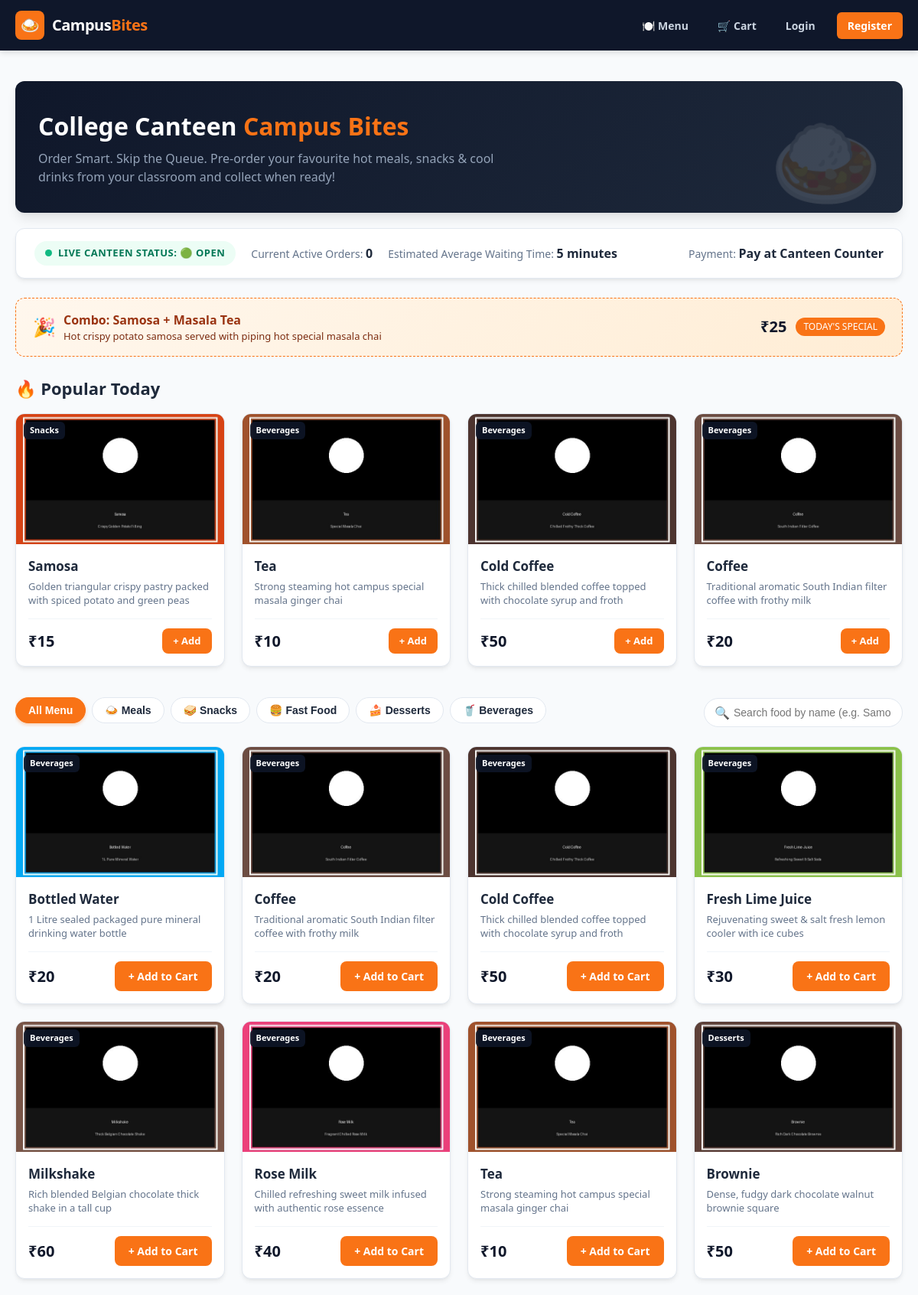
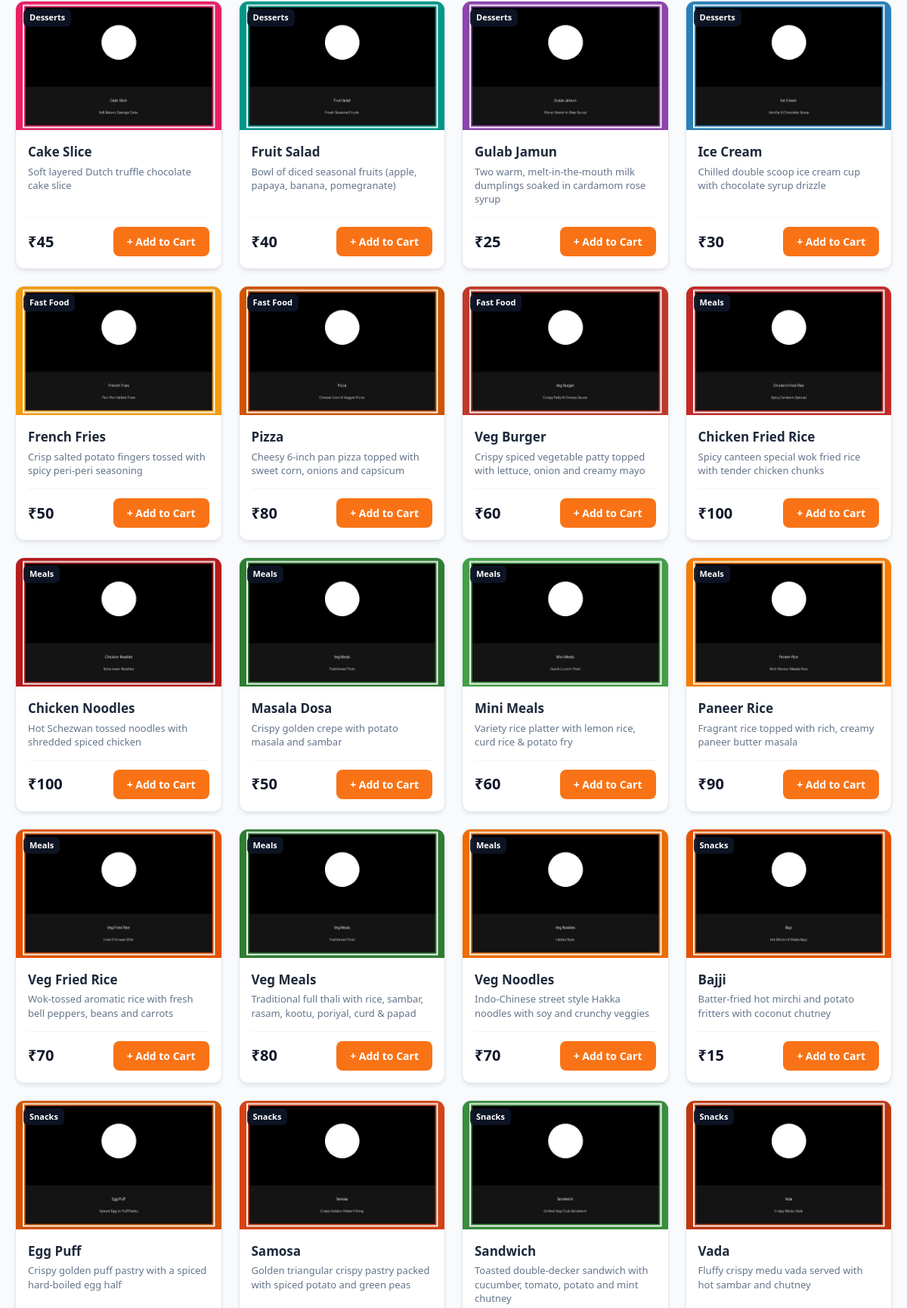
The page /menu (upper part) on the database its author committed (2 pictures, top to bottom).
### app.py (models this page shows)
class SpecialOffer(db.Model):
    __tablename__ = 'special_offer'
    id = db.Column(db.Integer, primary_key=True)
    title = db.Column(db.String(100), nullable=False)
    description = db.Column(db.Text, nullable=False)
    price = db.Column(db.Float, nullable=False)
    active = db.Column(db.Boolean, default=True)

class FoodItem(db.Model):
    __tablename__ = 'food_item'
    id = db.Column(db.Integer, primary_key=True)
    name = db.Column(db.String(100), nullable=False)
    category = db.Column(db.String(50), nullable=False)  # Meals, Snacks, Fast Food, Desserts, Beverages
    description = db.Column(db.String(255), default='')
    price = db.Column(db.Float, nullable=False)  # Stored in INR (₹)
    image = db.Column(db.String(100), default='samosa.jpg')
    available = db.Column(db.Boolean, default=True)
    order_count = db.Column(db.Integer, default=0)

### app.py (the view)
@app.route('/')
@app.route('/menu')
def menu():
    active_orders_count = Order.query.filter(Order.status.in_(['Pending', 'Preparing'])).count()
    avg_wait_time = max(active_orders_count * 3, 5) if active_orders_count > 0 else 5
    popular_items = FoodItem.query.order_by(FoodItem.order_count.desc(), FoodItem.id.asc()).limit(4).all()
    special_offer = SpecialOffer.query.filter_by(active=True).first()
    items = FoodItem.query.order_by(FoodItem.category.asc(), FoodItem.name.asc()).all()
    return render_template(
        'menu.html',
        items=items,
        popular_items=popular_items,
        special_offer=special_offer,
        active_orders_count=active_orders_count,
        avg_wait_time=avg_wait_time
    )

### templates/menu.html (shortened to what this page needs)
{% extends "base.html" %}
{% block content %}
<section class="hero-banner">
    <div class="hero-content">
        <h1>College Canteen <span>Campus Bites</span></h1>
        <p>Order Smart. Skip the Queue. Pre-order your favourite hot meals, snacks & cool drinks from your classroom and collect when ready!</p>
    </div>
</section>
<section class="live-status-bar">
    <div class="status-badge-live">
        <span class="pulse-dot"></span>
        <span>LIVE CANTEEN STATUS: 🟢 OPEN</span>
    </div>
    <div class="status-metric">
        Current Active Orders: <strong>{{ active_orders_count }}</strong>
    </div>
    <div class="status-metric">
        Estimated Average Waiting Time: <strong>{{ avg_wait_time }} minutes</strong>
    </div>
    <div class="status-metric" style="margin-left: auto;">
        <span>Payment: <strong>Pay at Canteen Counter</strong></span>
    </div>
</section>
{% if special_offer and special_offer.active %}
<section class="special-card">
    <div class="special-title">
        <span style="font-size: 24px;">🎉</span>
        <div>
            <strong>{{ special_offer.title }}</strong>
            <div style="font-size: 13px; color: #7c2d12; font-weight: 500;">{{ special_offer.description }}</div>
        </div>
    </div>
    <div style="display: flex; align-items: center; gap: 12px;">
        <span class="food-price">₹{{ "%.0f"|format(special_offer.price) }}</span>
        <span class="special-badge">TODAY'S SPECIAL</span>
    </div>
</section>
{% endif %}
{% if popular_items %}
<section style="margin-bottom: 35px;">
    <h2 class="section-heading">🔥 Popular Today</h2>
    <div class="food-grid" style="grid-template-columns: repeat(auto-fill, minmax(220px, 1fr));">
        {% for item in popular_items %}
        <div class="food-card" data-category="{{ item.category }}" data-name="{{ item.name }}">
            <div class="food-img-wrapper">
                <img src="{{ url_for('static', filename='images/' + item.image) }}" alt="{{ item.name }}" class="food-img" loading="lazy">
                <span class="food-category-tag">{{ item.category }}</span>
            </div>
            <div class="food-info">
                <h3 class="food-title">{{ item.name }}</h3>
                <p class="food-desc">{{ item.description }}</p>
                <div class="food-footer">
                    <span class="food-price">₹{{ "%.0f"|format(item.price) }}</span>
                    {% if item.available %}
                        <a href="{{ url_for('add_to_cart', item_id=item.id) }}" class="btn" style="padding: 7px 14px; font-size: 13px;">+ Add</a>
                    {% else %}
                        <button class="btn btn-disabled" style="padding: 7px 14px; font-size: 13px;" disabled>Sold Out</button>
                    {% endif %}
                </div>
            </div>
        </div>
        {% endfor %}
    </div>
</section>
{% endif %}
<section>
    <div class="menu-controls">
        <div class="category-pills">
            <button type="button" class="pill-btn active" data-category="All">All Menu</button>
            <button type="button" class="pill-btn" data-category="Meals">🍛 Meals</button>
            <button type="button" class="pill-btn" data-category="Snacks">🥪 Snacks</button>
            <button type="button" class="pill-btn" data-category="Fast Food">🍔 Fast Food</button>
            <button type="button" class="pill-btn" data-category="Desserts">🍰 Desserts</button>
            <button type="button" class="pill-btn" data-category="Beverages">🥤 Beverages</button>
        </div>
        <div class="search-box-wrapper">
            <span class="search-icon">🔍</span>
            <input type="text" id="foodSearchInput" class="search-input" placeholder="Search food by name (e.g. Samosa, Meals, Coffee)...">
        </div>
    </div>
    <div class="food-grid" id="foodItemsContainer">
        {% for item in items %}
        <div class="food-card" data-category="{{ item.category }}" data-name="{{ item.name }}">
            <div class="food-img-wrapper">
                <img src="{{ url_for('static', filename='images/' + item.image) }}" alt="{{ item.name }}" class="food-img" loading="lazy">
                <span class="food-category-tag">{{ item.category }}</span>
            </div>
            <div class="food-info">
                <h3 class="food-title">{{ item.name }}</h3>
                <p class="food-desc">{{ item.description }}</p>
                <div class="food-footer">
                    <span class="food-price">₹{{ "%.0f"|format(item.price) }}</span>
                    {% if item.available %}
                        <a href="{{ url_for('add_to_cart', item_id=item.id) }}" class="btn">+ Add to Cart</a>
                    {% else %}
                        <button class="btn btn-disabled" disabled>OUT OF STOCK</button>
                    {% endif %}
                </div>
            </div>
        </div>
        {% endfor %}
    </div>
</section>
{% endblock %}

### templates/base.html (shortened to what this page needs)
<!DOCTYPE html>
<html lang="en">
<head>
    <link rel="stylesheet" href="{{ url_for('static', filename='css/style.css') }}">
</head>
<body>
    <nav class="navbar">
        <div class="container">
            <a href="{{ url_for('menu') }}" class="brand">
                <div class="logo-icon">🍛</div>
                <div>Campus<span>Bites</span></div>
            </a>
            <div class="nav-links">
                <a href="{{ url_for('menu') }}">🍽️ Menu</a>
                <a href="{{ url_for('cart') }}">
                    🛒 Cart
                </a>
                {% if current_user.is_authenticated %}
                    <a href="{{ url_for('dashboard') }}">📊 Dashboard</a>
                    <a href="{{ url_for('order_history') }}">📋 My Orders</a>
                    {% if current_user.is_admin %}
                        <a href="{{ url_for('admin_dashboard') }}" style="color: #f59e0b;">⚡ Queue Admin</a>
                        <a href="{{ url_for('manage_food') }}" style="color: #60a5fa;">🍲 Manage Food</a>
                    {% endif %}
                    <span style="color: #94a3b8; font-size: 13px; margin: 0 4px;">|</span>
                    <span style="color: #f1f5f9; font-size: 13px;">👋 {{ current_user.username }}</span>
                    <a href="{{ url_for('logout') }}" class="btn-nav" style="background:#475569;">Logout</a>
                {% else %}
                    <a href="{{ url_for('login') }}">Login</a>
                    <a href="{{ url_for('register') }}" class="btn-nav">Register</a>
                {% endif %}
            </div>
        </div>
    </nav>
    <main class="container" style="flex: 1; padding-bottom: 40px;">
        {% block content %}{% endblock %}
    </main>
</body>
</html>

### rows shown on the page
SpecialOffer: title "Combo: Samosa + Masala Tea", description "Hot crispy potato samosa served with piping hot special masala chai", price "25"
FoodItem: image (picture), category "Snacks", name "Samosa", description "Golden triangular crispy pastry packed with spiced potato and green peas", price "15"
FoodItem: image (picture), category "Beverages", name "Tea", description "Strong steaming hot campus special masala ginger chai", price "10"
FoodItem: image (picture), category "Beverages", name "Cold Coffee", description "Thick chilled blended coffee topped with chocolate syrup and froth", price "50"
FoodItem: image (picture), category "Beverages", name "Coffee", description "Traditional aromatic South Indian filter coffee with frothy milk", price "20"
FoodItem: image (picture), category "Beverages", name "Bottled Water", description "1 Litre sealed packaged pure mineral drinking water bottle", price "20"
FoodItem: image (picture), category "Beverages", name "Fresh Lime Juice", description "Rejuvenating sweet & salt fresh lemon cooler with ice cubes", price "30"
FoodItem: image (picture), category "Beverages", name "Milkshake", description "Rich blended Belgian chocolate thick shake in a tall cup", price "60"
FoodItem: image (picture), category "Beverages", name "Rose Milk", description "Chilled refreshing sweet milk infused with authentic rose essence", price "40"
FoodItem: image (picture), category "Desserts", name "Brownie", description "Dense, fudgy dark chocolate walnut brownie square", price "50"
FoodItem: image (picture), category "Desserts", name "Cake Slice", description "Soft layered Dutch truffle chocolate cake slice", price "45"
FoodItem: image (picture), category "Desserts", name "Fruit Salad", description "Bowl of diced seasonal fruits (apple, papaya, banana, pomegranate)", price "40"
FoodItem: image (picture), category "Desserts", name "Gulab Jamun", description "Two warm, melt-in-the-mouth milk dumplings soaked in cardamom rose syrup", price "25"
FoodItem: image (picture), category "Desserts", name "Ice Cream", description "Chilled double scoop ice cream cup with chocolate syrup drizzle", price "30"
FoodItem: image (picture), category "Fast Food", name "French Fries", description "Crisp salted potato fingers tossed with spicy peri-peri seasoning", price "50"
FoodItem: image (picture), category "Fast Food", name "Pizza", description "Cheesy 6-inch pan pizza topped with sweet corn, onions and capsicum", price "80"
FoodItem: image (picture), category "Fast Food", name "Veg Burger", description "Crispy spiced vegetable patty topped with lettuce, onion and creamy mayo", price "60"
FoodItem: image (picture), category "Meals", name "Chicken Fried Rice", description "Spicy canteen special wok fried rice with tender chicken chunks", price "100"
FoodItem: image (picture), category "Meals", name "Chicken Noodles", description "Hot Schezwan tossed noodles with shredded spiced chicken", price "100"
FoodItem: image (picture), category "Meals", name "Masala Dosa", description "Crispy golden crepe with potato masala and sambar", price "50"
FoodItem: image (picture), category "Meals", name "Mini Meals", description "Variety rice platter with lemon rice, curd rice & potato fry", price "60"
FoodItem: image (picture), category "Meals", name "Paneer Rice", description "Fragrant rice topped with rich, creamy paneer butter masala", price "90"
FoodItem: image (picture), category "Meals", name "Veg Fried Rice", description "Wok-tossed aromatic rice with fresh bell peppers, beans and carrots", price "70"
FoodItem: image (picture), category "Meals", name "Veg Meals", description "Traditional full thali with rice, sambar, rasam, kootu, poriyal, curd & papad", price "80"
FoodItem: image (picture), category "Meals", name "Veg Noodles", description "Indo-Chinese street style Hakka noodles with soy and crunchy veggies", price "70"
FoodItem: image (picture), category "Snacks", name "Bajji", description "Batter-fried hot mirchi and potato fritters with coconut chutney", price "15"
FoodItem: image (picture), category "Snacks", name "Egg Puff", description "Crispy golden puff pastry with a spiced hard-boiled egg half"
FoodItem: image (picture), category "Snacks", name "Sandwich", description "Toasted double-decker sandwich with cucumber, tomato, potato and mint chutney"
FoodItem: image (picture), category "Snacks", name "Vada", description "Fluffy crispy medu vada served with hot sambar and chutney"

### other values the page prints
{{ active_orders_count }} "0"
{{ avg_wait_time }} "5"
